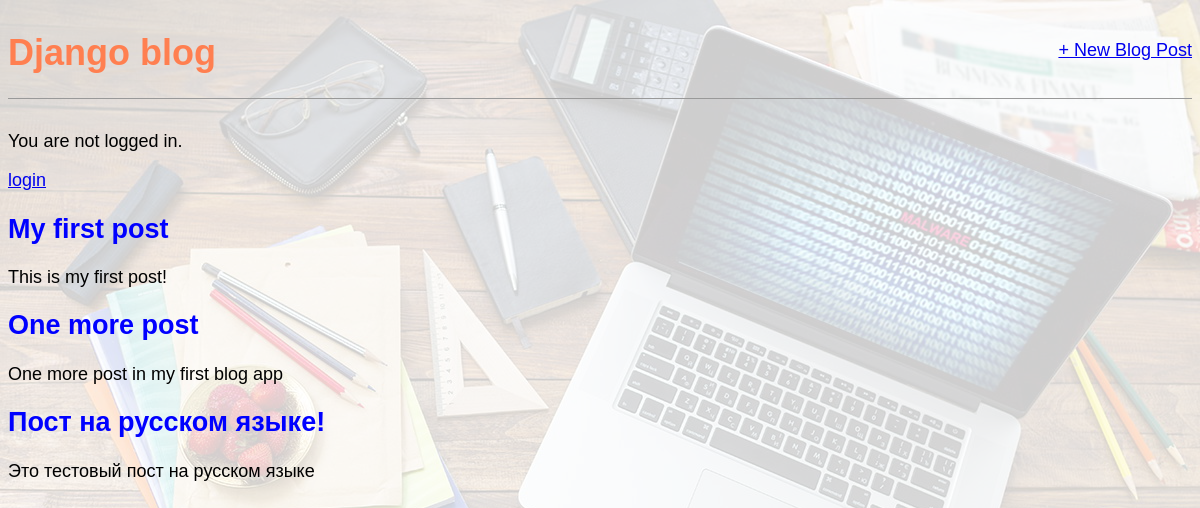
Before: / with the older database file.
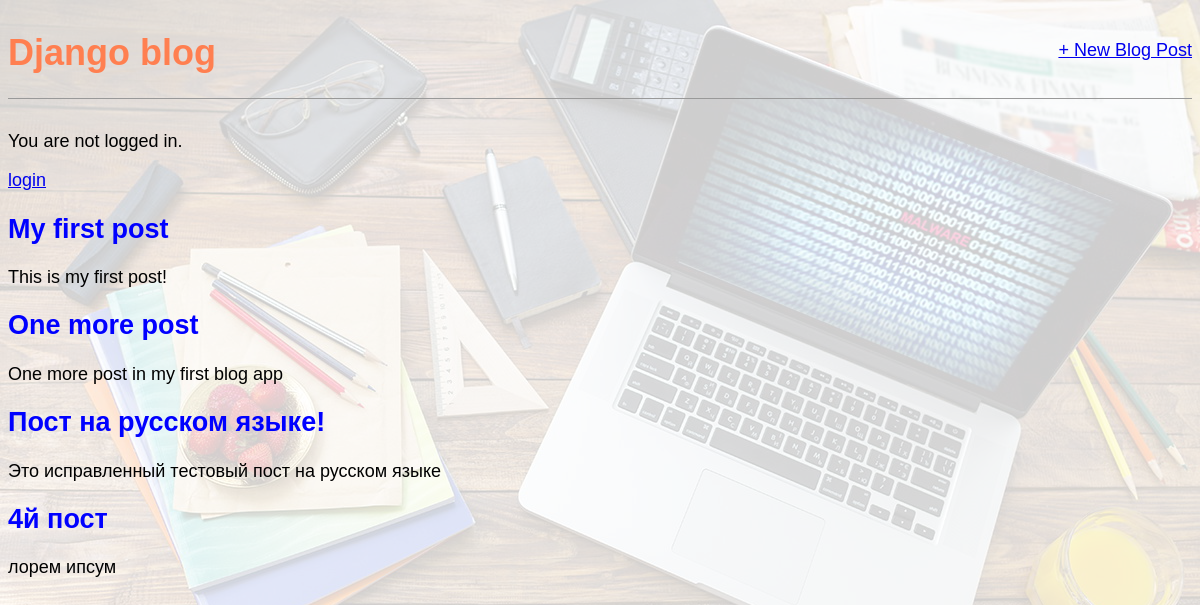
After: the same page with the newer database file.
### blog/models.py (models this page shows, shortened)
class Post(models.Model):
    title = models.CharField(max_length=200)
    author = models.ForeignKey('auth.User', on_delete=models.CASCADE,)
    body = models.TextField()

### blog/views.py (the view)
# urls.py: path('', views.BlogListView.as_view(), name='home'),
class BlogListView(ListView):
    model = Post
    template_name = 'home.html'

### templates/home.html
{% extends 'base.html' %}
{% block content %}
    {% for post in object_list %}
    <div class="post-entry">
        <h2><a href="{% url 'post_detail' post.pk %}">{{ post.title }}</a> </h2>
        <p>{{ post.body }}</p>
    {% endfor %}
    </div>
{% endblock content %}

### templates/base.html (shortened to what this page needs)
{% load static %}
<html>
    <head>
        <link rel="stylesheet" href="{% static 'css/base.css' %}"
    </head>
    <body>
        <div class="container">
            <header>
                <div class="nav-left">
                    <h1><a href="/">Django blog</a> </h1>
                </div>
                <div class="nav-right">
                    <a href="{% url 'post_new' %}">+ New Blog Post</a>
                </div>
            </header>
            {% if user.is_authenticated %}
            <p>Hi {{ user.username }}!</p>
            <p><a href="{% url 'logout' %}">logout</a></p>
            {% else %}
            <p>You are not logged in.</p>
            <a href="{% url 'login' %}">login</a>
            {% endif %}
    {% block content %}
    {% endblock content %}
    </body>
</html>

### static/css/base.css (style rules this page uses)
body { background-image: url(bg.png); background-size: 100%; font-family: 'Source Sans Pro', sans-serif; font-size: 18px; }
header { border-bottom: 1px solid #999; margin-bottom: 2rem; display: flex; }
header h1 a { color: coral; text-decoration: none; }
.nav-left { margin-right: auto; }
.nav-right { display: flex; padding-top: 2rem; }
.post-entry { margin-bottom: 0.5rem; }
.post-entry h2 a, .post-entry h2 a:visited { color: blue; text-decoration: none; }
.post-entry p { margin: 0; font-weight: 400; }

Changed rows visible on the page:
changed Post "Пост на русском языке!": body "Это тестовый пост на русском языке" → "Это исправленный тестовый пост на русском языке"
added Post: title "4й пост", body "лорем ипсум"
